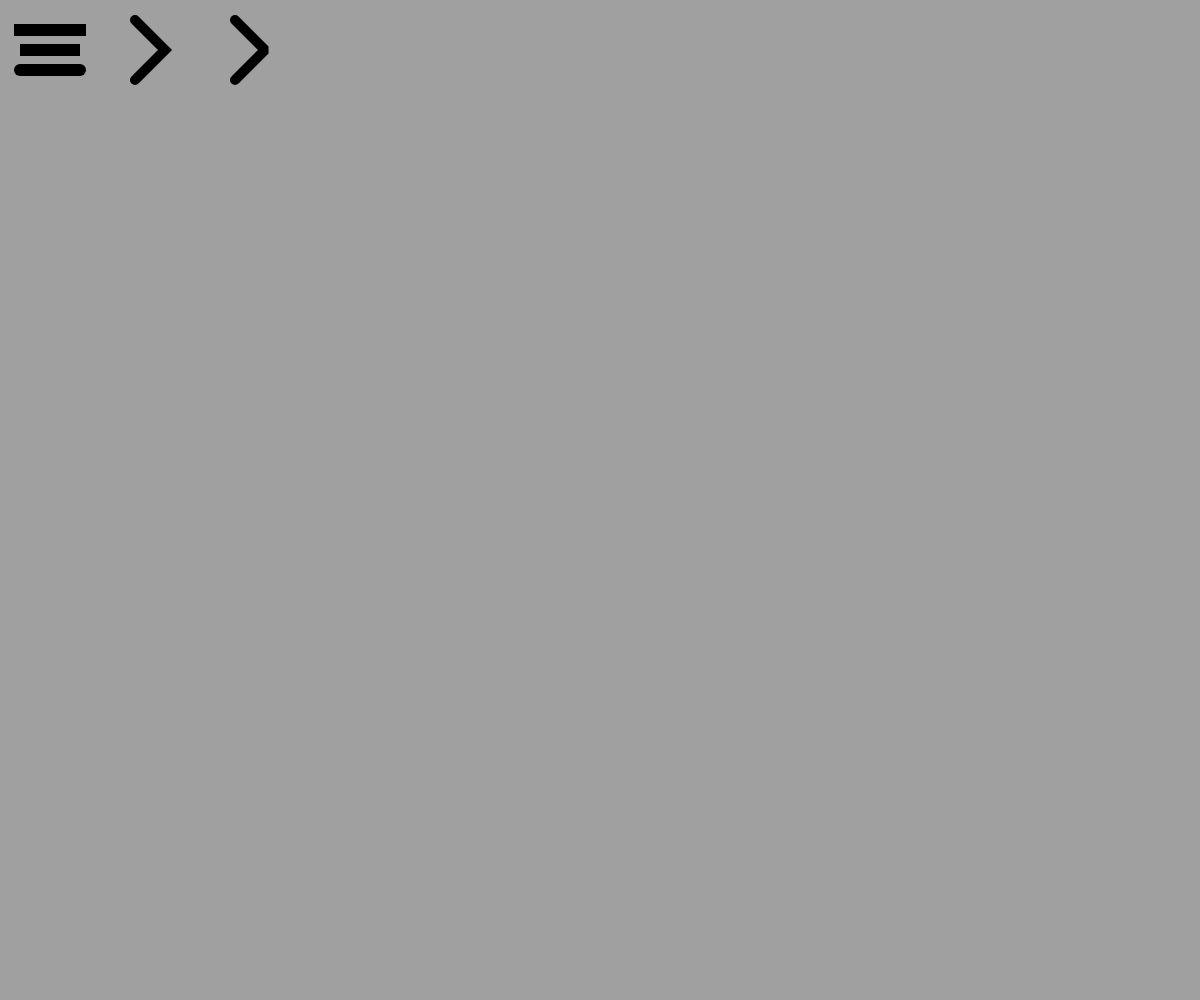
Frame 1 (no input)
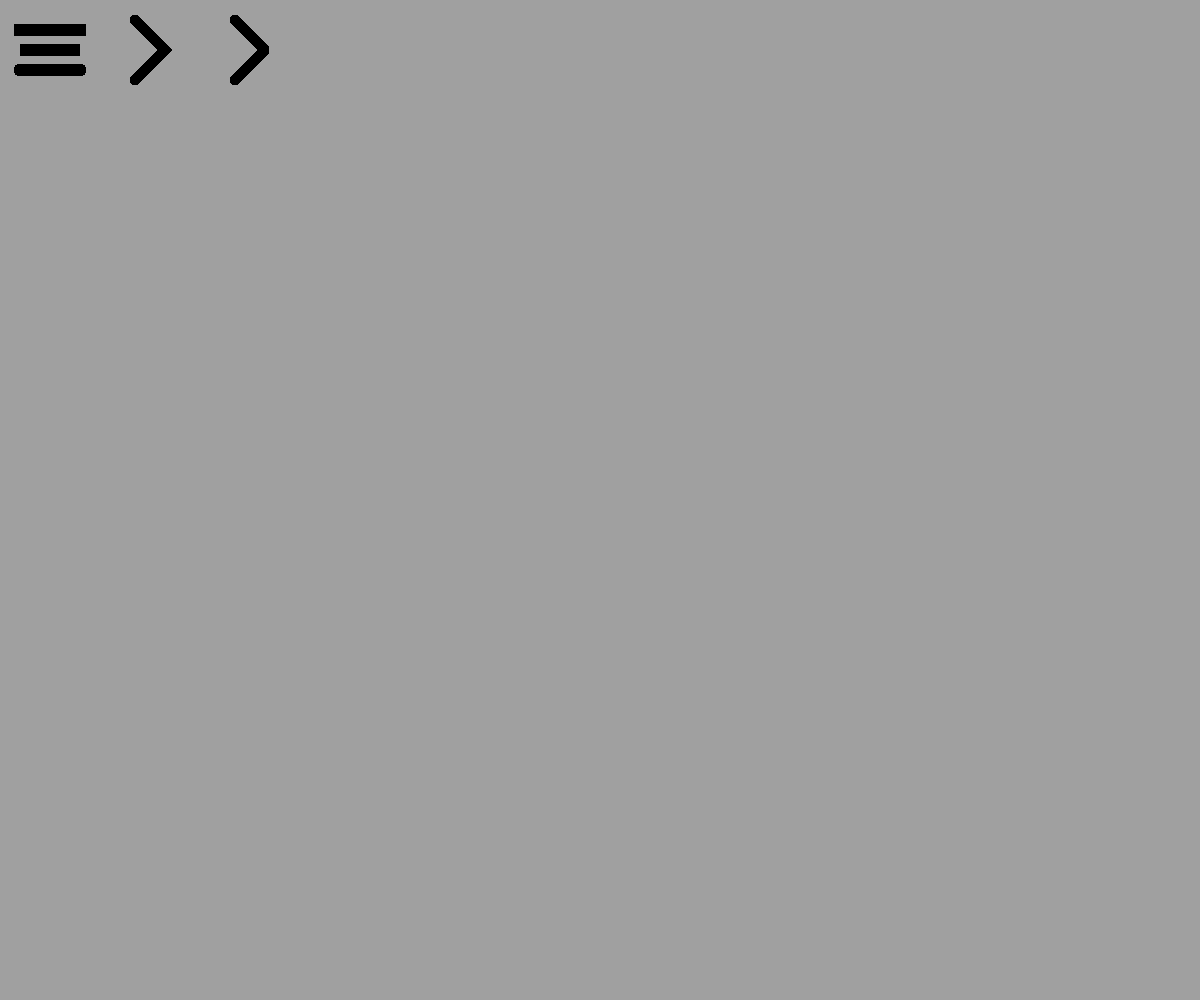
Frame 60 (no input)
Frame 120 (the mouse pressed at the canvas centre since frame 60): identical to frame 60, image omitted

The p5.js sketch that drew these frames (run headless with seeded random() and noise() and a simulated clock; from frame 60 on, the mouse is pressed at the canvas centre):

// p5.js sketch
// ── sketch.js
// smoot & noSmoot

function setup() {
  createCanvas(window.innerWidth, window.innerHeight);
  background(160);
};

function draw() {
  strokeWeight(12);
  strokeCap(PROJECT);
  line(20,30,80,30);
  strokeCap(SQUARE);
  line(20,50,80,50);
  strokeCap(ROUND);
  line(20,70,80,70);

  noFill();
  strokeWeight(10);
  strokeJoin(MITER);
  beginShape();
  vertex(135,20);
  vertex(165,50);
  vertex(135,80);
  endShape();

  strokeJoin(BEVEL);
  beginShape();
  vertex(235,20);
  vertex(265,50);
  vertex(235,80);
  endShape();
};
  
